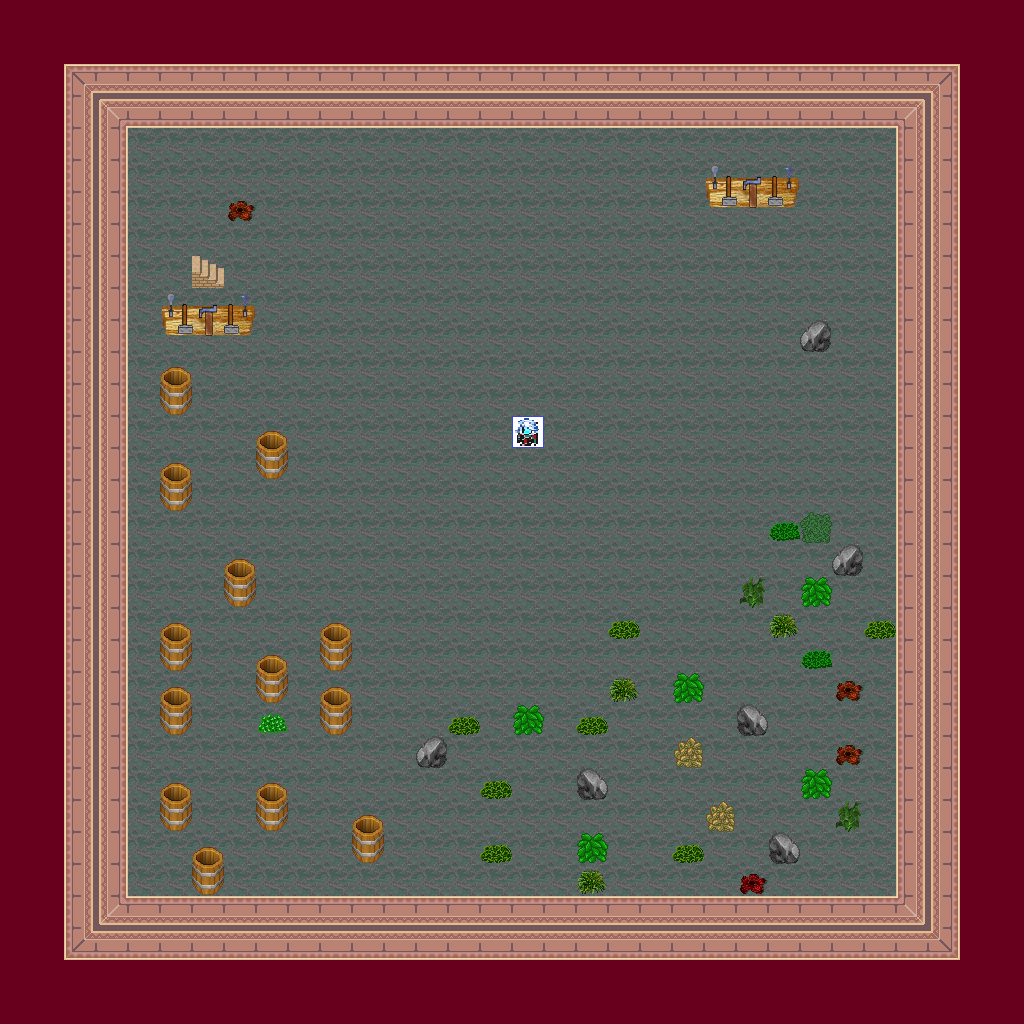

Below is a game level as drawn by its tile map, then a one-line description and the .tmx that defines it (tile-layer data replaced by summaries):
An orthogonal 32x32 tile map with 32x32 px tiles, 7 tile layers (0_floor, 1_terrain, 2_object, 3_roof, ...), 1 hidden layer not drawn, 49 tilesets.

<map version="1.0" orientation="orthogonal" renderorder="right-down" width="32" height="32" tilewidth="32" tileheight="32" nextobjectid="1">
 <tileset firstgid="1" name="../../tileset/furniture/carpet/carpets_2.png" tilewidth="32" tileheight="32" tilecount="12" columns="4">
  <image source="../../tileset/furniture/carpet/carpets_2.png" trans="ff00ff" width="128" height="96" />
 </tileset>
 <tileset firstgid="13" name="../../tileset/furniture/curtain/curtain_rails.png" tilewidth="32" tileheight="32" tilecount="3" columns="1">
  <image source="../../tileset/furniture/curtain/curtain_rails.png" trans="ff00ff" width="32" height="96" />
 </tileset>
 <tileset firstgid="16" name="../../tileset/furniture/carpet/brown_rug.png" tilewidth="32" tileheight="32" tilecount="12" columns="3">
  <image source="../../tileset/furniture/carpet/brown_rug.png" trans="ff00ff" width="96" height="128" />
 </tileset>
 <tileset firstgid="28" name="../../tileset/building/wall/int_wall_pale.png" tilewidth="32" tileheight="32" tilecount="16" columns="2">
  <image source="../../tileset/building/wall/int_wall_pale.png" trans="ff00ff" width="64" height="256" />
 </tileset>
 <tileset firstgid="44" name="../../tileset/building/wall/int_wall_purple.png" tilewidth="32" tileheight="32" tilecount="20" columns="2">
  <image source="../../tileset/building/wall/int_wall_purple.png" trans="ff00ff" width="64" height="320" />
 </tileset>
 <tileset firstgid="64" name="../../tileset/furniture/light/torch_top.png" tilewidth="32" tileheight="32" tilecount="4" columns="1">
  <image source="../../tileset/furniture/light/torch_top.png" trans="ff00ff" width="32" height="128" />
 </tileset>
 <tileset firstgid="68" name="../../tileset/item/armor/weapons_rack.png" tilewidth="32" tileheight="32" tilecount="18" columns="9">
  <image source="../../tileset/item/armor/weapons_rack.png" width="288" height="64" />
 </tileset>
 <tileset firstgid="86" name="../../tileset/ground/rock/rocks_2.png" tilewidth="32" tileheight="32" tilecount="4" columns="2">
  <image source="../../tileset/ground/rock/rocks_2.png" trans="ff00ff" width="64" height="64" />
 </tileset>
 <tileset firstgid="90" name="../../tileset/plant/leaves.png" tilewidth="32" tileheight="32" tilecount="8" columns="4">
  <image source="../../tileset/plant/leaves.png" trans="ffffff" width="128" height="64" />
 </tileset>
 <tileset firstgid="98" name="../../tileset/plant/stump/stump_brown.png" tilewidth="32" tileheight="32" tilecount="4" columns="2">
  <image source="../../tileset/plant/stump/stump_brown.png" trans="ffffff" width="64" height="64" />
 </tileset>
 <tileset firstgid="102" name="../../tileset/ground/rock/pebbles.png" tilewidth="32" tileheight="32" tilecount="3" columns="1">
  <image source="../../tileset/ground/rock/pebbles.png" trans="ffffff" width="32" height="96" />
 </tileset>
 <tileset firstgid="105" name="../../tileset/plant/flower/purple.png" tilewidth="32" tileheight="32" tilecount="1" columns="1">
  <image source="../../tileset/plant/flower/purple.png" trans="ff00ff" width="32" height="32" />
 </tileset>
 <tileset firstgid="106" name="../../tileset/plant/bush/bushes.png" tilewidth="32" tileheight="32" tilecount="10" columns="5">
  <image source="../../tileset/plant/bush/bushes.png" trans="ffffff" width="160" height="64" />
 </tileset>
 <tileset firstgid="116" name="../../tileset/item/corpse/skull_pale.png" tilewidth="32" tileheight="32" tilecount="1" columns="1">
  <image source="../../tileset/item/corpse/skull_pale.png" trans="ff00ff" width="32" height="32" />
 </tileset>
 <tileset firstgid="117" name="../../tileset/building/entrance/pale_red_ns.png" tilewidth="32" tileheight="32" tilecount="36" columns="9">
  <image source="../../tileset/building/entrance/pale_red_ns.png" trans="ff00ff" width="288" height="128" />
 </tileset>
 <tileset firstgid="153" name="../../tileset/plant/stump/stump_purple.png" tilewidth="32" tileheight="32" tilecount="4" columns="2">
  <image source="../../tileset/plant/stump/stump_purple.png" trans="ffffff" width="64" height="64" />
 </tileset>
 <tileset firstgid="157" name="../../tileset/building/stairs/int_ew.png" tilewidth="32" tileheight="32" tilecount="9" columns="3">
  <image source="../../tileset/building/stairs/int_ew.png" trans="ff00ff" width="96" height="96" />
 </tileset>
 <tileset firstgid="166" name="../../tileset/furniture/curtain/dark_red_central.png" tilewidth="32" tileheight="32" tilecount="1" columns="1">
  <image source="../../tileset/furniture/curtain/dark_red_central.png" trans="ff00ff" width="32" height="32" />
 </tileset>
 <tileset firstgid="167" name="../../tileset/furniture/curtain/dark_red.png" tilewidth="32" tileheight="32" tilecount="4" columns="2">
  <image source="../../tileset/furniture/curtain/dark_red.png" trans="ff00ff" width="64" height="64" />
 </tileset>
 <tileset firstgid="171" name="../../tileset/building/stairs/int_ns.png" tilewidth="32" tileheight="32" tilecount="18" columns="3">
  <image source="../../tileset/building/stairs/int_ns.png" trans="ff00ff" width="96" height="192" />
 </tileset>
 <tileset firstgid="189" name="../../tileset/item/statue/fairypool.png" tilewidth="32" tileheight="32" tilecount="16" columns="2">
  <image source="../../tileset/item/statue/fairypool.png" trans="ff00ff" width="64" height="256" />
 </tileset>
 <tileset firstgid="205" name="../../tileset/furniture/chair/wooden.png" tilewidth="32" tileheight="32" tilecount="5" columns="5">
  <image source="../../tileset/furniture/chair/wooden.png" trans="ff00ff" width="160" height="32" />
 </tileset>
 <tileset firstgid="210" name="../../tileset/furniture/table/table_with_hob_pale.png" tilewidth="32" tileheight="32" tilecount="3" columns="3">
  <image source="../../tileset/furniture/table/table_with_hob_pale.png" trans="ff00ff" width="96" height="32" />
 </tileset>
 <tileset firstgid="213" name="../../tileset/furniture/table/table_with_beer.png" tilewidth="32" tileheight="32" tilecount="8" columns="4">
  <image source="../../tileset/furniture/table/table_with_beer.png" trans="ff00ff" width="128" height="64" />
 </tileset>
 <tileset firstgid="221" name="../../tileset/furniture/sink/dark_side_on.png" tilewidth="32" tileheight="32" tilecount="6" columns="3">
  <image source="../../tileset/furniture/sink/dark_side_on.png" trans="ff00ff" width="96" height="64" />
 </tileset>
 <tileset firstgid="227" name="../../tileset/item/pot/barrel_tall.png" tilewidth="32" tileheight="32" tilecount="2" columns="1">
  <image source="../../tileset/item/pot/barrel_tall.png" trans="ff00ff" width="32" height="64" />
 </tileset>
 <tileset firstgid="229" name="../../tileset/furniture/table/grey_pale.png" tilewidth="32" tileheight="32" tilecount="8" columns="2">
  <image source="../../tileset/furniture/table/grey_pale.png" trans="ff00ff" width="64" height="128" />
 </tileset>
 <tileset firstgid="237" name="../../tileset/building/decoration/rocks_2.png" tilewidth="32" tileheight="32" tilecount="2" columns="1">
  <image source="../../tileset/building/decoration/rocks_2.png" trans="ffffff" width="32" height="64" />
 </tileset>
 <tileset firstgid="239" name="../../tileset/building/window/int_windows_purple.png" tilewidth="32" tileheight="32" tilecount="16" columns="4">
  <image source="../../tileset/building/window/int_windows_purple.png" trans="ff00ff" width="128" height="128" />
 </tileset>
 <tileset firstgid="255" name="../../tileset/item/armor/sword_rack.png" tilewidth="32" tileheight="32" tilecount="4" columns="2">
  <image source="../../tileset/item/armor/sword_rack.png" width="64" height="64" />
 </tileset>
 <tileset firstgid="259" name="../../tileset/ground/fire/fire.png" tilewidth="32" tileheight="32" tilecount="27" columns="3">
  <image source="../../tileset/ground/fire/fire.png" width="96" height="288" />
 </tileset>
 <tileset firstgid="286" name="../../tileset/building/stairs/winding_2.png" tilewidth="32" tileheight="32" tilecount="4" columns="2">
  <image source="../../tileset/building/stairs/winding_2.png" trans="ff00ff" width="64" height="64" />
 </tileset>
 <tileset firstgid="290" name="../../tileset/plant/vine.png" tilewidth="32" tileheight="32" tilecount="3" columns="1">
  <image source="../../tileset/plant/vine.png" trans="ff00ff" width="32" height="96" />
 </tileset>
 <tileset firstgid="293" name="../../tileset/furniture/table/wooden_rectangular.png" tilewidth="32" tileheight="32" tilecount="9" columns="3">
  <image source="../../tileset/furniture/table/wooden_rectangular.png" trans="ff00ff" width="96" height="96" />
 </tileset>
 <tileset firstgid="302" name="../../tileset/furniture/shelve/pale_book_bottle_shelf.png" tilewidth="32" tileheight="32" tilecount="12" columns="3">
  <image source="../../tileset/furniture/shelve/pale_book_bottle_shelf.png" trans="ff00ff" width="96" height="128" />
 </tileset>
 <tileset firstgid="314" name="../../tileset/furniture/shelve/dark_bookshelf.png" tilewidth="32" tileheight="32" tilecount="6" columns="3">
  <image source="../../tileset/furniture/shelve/dark_bookshelf.png" trans="ff00ff" width="96" height="64" />
 </tileset>
 <tileset firstgid="320" name="../../tileset/building/entrance/detail_ns.png" tilewidth="32" tileheight="32" tilecount="6" columns="3">
  <image source="../../tileset/building/entrance/detail_ns.png" trans="ff00ff" width="96" height="64" />
 </tileset>
 <tileset firstgid="326" name="../../tileset/furniture/other/tools_rack.png" tilewidth="32" tileheight="32" tilecount="6" columns="3">
  <image source="../../tileset/furniture/other/tools_rack.png" trans="ff00ff" width="96" height="64" />
 </tileset>
 <tileset firstgid="332" name="../../tileset/logic/creature/small_animal.png" tilewidth="32" tileheight="32" tilecount="5" columns="5">
  <image source="../../tileset/logic/creature/small_animal.png" width="160" height="32" />
 </tileset>
 <tileset firstgid="337" name="../../tileset/logic/portal.png" tilewidth="32" tileheight="32" tilecount="7" columns="7">
  <image source="../../tileset/logic/portal.png" width="224" height="32" />
 </tileset>
 <tileset firstgid="344" name="../../tileset/logic/creature/mummy.png" tilewidth="32" tileheight="32" tilecount="2" columns="2">
  <image source="../../tileset/logic/creature/mummy.png" width="64" height="32" />
 </tileset>
 <tileset firstgid="346" name="../../tileset/logic/creature/beholder.png" tilewidth="32" tileheight="32" tilecount="3" columns="3">
  <image source="../../tileset/logic/creature/beholder.png" width="96" height="32" />
 </tileset>
 <tileset firstgid="349" name="../../tileset/logic/creature/golem.png" tilewidth="32" tileheight="32" tilecount="3" columns="3">
  <image source="../../tileset/logic/creature/golem.png" width="96" height="32" />
 </tileset>
 <tileset firstgid="352" name="../../tileset/logic/creature/undead.png" tilewidth="32" tileheight="32" tilecount="15" columns="15">
  <image source="../../tileset/logic/creature/undead.png" width="480" height="32" />
 </tileset>
 <tileset firstgid="367" name="../../tileset/logic/creature/giant.png" tilewidth="32" tileheight="32" tilecount="5" columns="5">
  <image source="../../tileset/logic/creature/giant.png" width="160" height="32" />
 </tileset>
 <tileset firstgid="372" name="../../tileset/logic/collision.png" tilewidth="32" tileheight="32" tilecount="1" columns="1">
  <image source="../../tileset/logic/collision.png" width="32" height="32" />
 </tileset>
 <tileset firstgid="373" name="water" tilewidth="32" tileheight="32" tilecount="24" columns="3">
  <image source="../../tileset/ground/water/water.png" width="96" height="256" />
 </tileset>
 <tileset firstgid="397" name="faumonia_bossy" tilewidth="32" tileheight="32" tilecount="4" columns="4">
  <image source="../../tileset/logic/creature/faumonia_bossy.png" width="128" height="32" />
 </tileset>
 <tileset firstgid="401" name="dark_stairs" tilewidth="32" tileheight="32" tilecount="2" columns="1">
  <image source="../../tileset/building/stairs/dark_stairs.png" width="32" height="64" />
 </tileset>
 <layer name="0_floor" width="32" height="32">
  <data>[1024 cells, 1024 non-empty, 2 distinct tile ids]</data>
 </layer>
 <layer name="1_terrain" width="32" height="32">
  <data>[1024 cells, 501 non-empty, 30 distinct tile ids]</data>
 </layer>
 <layer name="2_object" width="32" height="32">
  <data>[1024 cells, 0 non-empty, 0 distinct tile ids]</data>
 </layer>
 <layer name="3_roof" width="32" height="32">
  <data>[1024 cells, 19 non-empty, 4 distinct tile ids]</data>
 </layer>
 <layer name="4_roof_add" width="32" height="32">
  <data>[1024 cells, 0 non-empty, 0 distinct tile ids]</data>
 </layer>
 <layer name="objects" width="32" height="32">
  <data>[1024 cells, 1 non-empty, 1 distinct tile ids]</data>
 </layer>
 <layer name="collision" width="32" height="32" visible="0" opacity="0.4">
  <data>[1024 cells, 489 non-empty, 1 distinct tile ids]</data>
 </layer>
 <layer name="protection" width="32" height="32">
  <data>[1024 cells, 0 non-empty, 0 distinct tile ids]</data>
 </layer>
</map>
